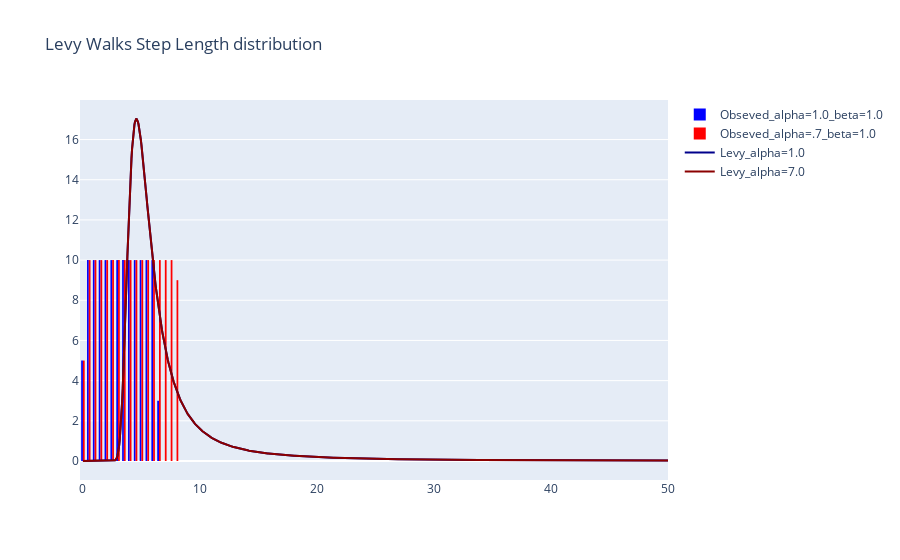

Source (notebook cell):
### Code cell
lw_trayectory, r = LevyWalk(alpha=1, beta=1, speed=10,loc=5.0, n_steps=1000)
times = np.linspace(0,50, len(lw_trayectory))

LW_step_lengths = StepLengths(lw_trayectory,r)

lw_trayectory_2, r2 = LevyWalk(alpha=0.7, beta=1, speed=10 ,loc=0, n_steps=1000)
times_2 = np.linspace(0,50, len(lw_trayectory_2))

LW_step_lengths_2 = StepLengths(lw_trayectory_2,r2)

fig_lw =  go.Figure()
fig_lw.add_trace(go.Histogram(
    x=times,
    y=LW_step_lengths.step_length,
    marker_color='blue',
    name='Obseved_alpha=1.0_beta=1.0',
))

fig_lw.add_trace(go.Histogram(
    x=times_2,
    y=LW_step_lengths_2.step_length,
    marker_color='red',
    name='Obseved_alpha=.7_beta=1.0',
))

fig_lw.update_layout(bargap=0.4)

levy_pdf = levy_stable.pdf(times, alpha=1, beta=1,loc=5)
levy_pdf *= 60

fig_lw.add_trace(go.Scatter(
    x=times,
    y=levy_pdf,
    mode='lines',
    name='Levy_alpha=1.0',
    marker_color='darkblue',

))

levy_pdf_2 = levy_stable.pdf(times, alpha=1, beta=1,loc=5)
levy_pdf_2 *= 60

fig_lw.add_trace(go.Scatter(
    x=times_2,
    y=levy_pdf_2,
    mode='lines',
    name='Levy_alpha=7.0',
    marker_color='darkred',
))

fig_lw.update_layout(
    title='Levy Walks Step Length distribution',
    bargap=0.4
    )

fig_lw.show()

### Figure 1 — Plotly figure (JSON) as saved in the notebook; plotly's stock layout.template omitted (floating-point values rounded to 4 significant figures; data arrays with more than 128 entries replaced by an {"elided": "..."} marker saying what was removed)
{"data": [{"marker": {"color": "blue"}, "name": "Obseved_alpha=1.0_beta=1.0", "type": "histogram", "x": {"elided": "1001 float values"}, "y": [13, 4, 5, 7, 1, 13, 2, 9, 12, 2, 9, 3, 11, 14, 33, 1, 1, 2, 5, 8, 1, 2, 3, 5, 10, 11, 26, 11, 14, 4, 5, 5, 2, 18, 6, 2, 4, 4, 1, 2, 8, 10, 11, 8, 13, 6, 9, 16, 6, 8, 27, 2, 10, 3, 11, 1, 1, 1, 1, 10, 1, 1, 29, 6, 7, 8, 13, 1, 1, 2, 19, 1, 1, 12, 7, 1, 1, 6, 14, 1, 16, 21, 28, 2, 2, 5, 9, 6, 8, 1, 1, 2, 6, 13, 3, 7, 3, 8, 7, 10, 23, 14, 4, 47, 7, 3, 2, 4, 5, 3, 6, 1, 1, 4, 2, 14, 8, 13, 12, 9, 3, 2, 3, 9, 11, 1, 33, 4]}, {"marker": {"color": "red"}, "name": "Obseved_alpha=.7_beta=1.0", "type": "histogram", "x": {"elided": "1001 float values"}, "y": {"elided": "164 int values"}}, {"marker": {"color": "darkblue"}, "mode": "lines", "name": "Levy_alpha=1.0", "type": "scatter", "x": {"elided": "1001 float values"}, "y": {"elided": "1001 float values"}}, {"marker": {"color": "darkred"}, "mode": "lines", "name": "Levy_alpha=7.0", "type": "scatter", "x": {"elided": "1001 float values"}, "y": {"elided": "1001 float values"}}], "layout": {"bargap": 0.4, "title": {"text": "Levy Walks Step Length distribution"}}}
